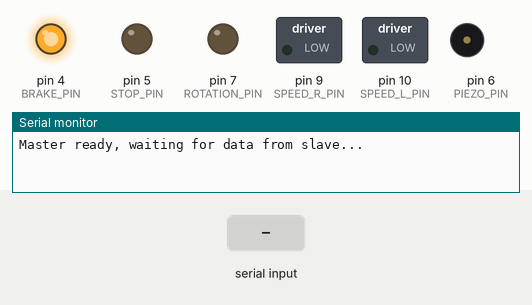
A sketch run on a simulated Arduino Uno, built with avr-gcc and run on an emulated ATmega328P. Shown: switched loads named in the sketch (green lamp = pin HIGH), output pins drawn as LEDs (lit = HIGH), buzzer (waves = sounding, pin HIGH), the last lines printed to the serial monitor. The inputs (shaded band) are chosen by the test bench.

Above: at 1.2 s.
1.3 s: "1,90\n" received over the second serial link
At 2.1 s:
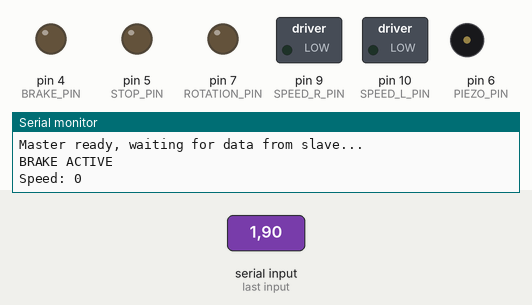
2.8 s: "90,45,200\n" received over the second serial link
At 3.2 s:
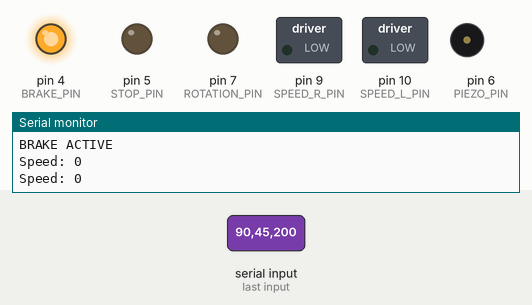
Timing chart, 0 to 5.8 s (numbered marks = the images above; inputs shaded):
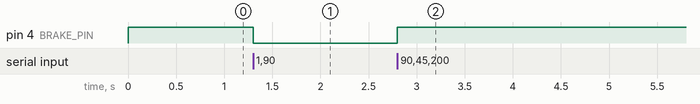

The sketch:

controller.ino
```cpp
#include <SoftwareSerial.h>

// Definitions
#define BRAKE_PIN 4                       // Controls the brakes
#define STOP_PIN 5                        // Controls the start and stop
#define PIEZO_PIN 6                       // Controls the piezo
#define ROTATION_PIN 7                    // Controls the rotation of the motor
#define STATE_PIN 8                       // Bluetooth state pin
#define SPEED_R_PIN 9                     // Controls the speed of the right motor
#define SPEED_L_PIN 10                    // Controls the speed of the left motor

// Define a struct to return multiple values of the controller message
struct ControllerMessage {
  int vrx;
  int vry;
  int button;
  int prog;
};

// Constants
const float smoothingFactorAcc = 0.05;        // Smoothing factor for gradual speed changes (acceleration)
const float smoothingFactorDec = 0.15;        // Smoothing factor for gradual speed changes (deceleration)
const unsigned long expectedInterval = 100;   // Expected interval in milliseconds

// Variables
bool connectPhone = false;                // Allow phone connection
int motorSpeedR = 0;                      // Current right motor speed
int motorSpeedL = 0;                      // Current right motor speed
int mode = 0;                             // Skateboard default mode
String controllerMessage = "";            // Controller message
ControllerMessage message;                // Controller message results
unsigned long lastReceivedTime = 0;       // Time when the last message was received
unsigned long currentTime = 0;            // Current time for connection errors

// Libraries initialization
SoftwareSerial BTSerial(2, 3);            // RX, TX
SoftwareSerial PhoneSerial(4, 5);         // RX, TX

int programming_mode() {
  // Initialize variables
  String phoneMessage = "";               // Phone message
  char p;                                 // Character variable

  // Listen to the phone
  PhoneSerial.listen();

  // Debug
  Serial.println("Entering programming mode...");

  // Then, wait until a new line character is received
  while (p != '\n') {
    // Check if phone serial is available
    if (PhoneSerial.available()) {
      // Read character
      p = PhoneSerial.read();

      // Check if character is not a new line
      if (p != '\n') {
        // Append the character to the message
        phoneMessage += p;
      }
    }
  }

  // Set the type of driving
  mode = phoneMessage.toInt();

  // Debug
  Serial.println(phoneMessage);
  Serial.println("Exiting programming mode...");

  return mode;
}

ControllerMessage get_controller_message() {
  // This boolean indicates the current status of the message
  bool message_incomplete = true;

  // Initialize the message string and the ControllerMessage struct
  String controllerMessage = "";
  ControllerMessage message;

  // Keep waiting until the message is complete
  while (message_incomplete) {
    // Set current time
    currentTime = millis();

    // If the connection with the controller is available
    if (BTSerial.available()) {
      // Register the character received
      char c = BTSerial.read();

      // Update last received time
      lastReceivedTime = currentTime;

      // If we received the end of line, the controller message is complete
      if (c == '\n') {
        // Print the message (optional)
        // Serial.println(controllerMessage);

        // Example: 1024,256,1,0
        // Find indexes of the commas
        int index1 = controllerMessage.indexOf(',');
        int index2 = controllerMessage.indexOf(',', index1 + 1);
        int index3 = controllerMessage.indexOf(',', index2 + 1);

        // Extract substrings between commas and convert them to integers
        message.vrx = controllerMessage.substring(0, index1).toInt();
        message.vry = controllerMessage.substring(index1 + 1, index2).toInt();
        message.button = controllerMessage.substring(index2 + 1, index3).toInt();
        message.prog = controllerMessage.substring(index3 + 1).toInt();

        // Message is fully received
        message_incomplete = false;
      } else {
        // Append the received character to the message
        controllerMessage += c;
      }
    }
      // Check if there is any anomaly
      /*
      if (currentTime - lastReceivedTime > 200) {
        digitalWrite(BRAKE_PIN, LOW);
        // Debug
        Serial.println("BRAKE ACTIVE");
      } else {
          digitalWrite(BRAKE_PIN, HIGH);
      }
      */
  }

  // Rteturn the message
  return message;
}

void easy_mode() {
  // Easy mode: Only VRX is considered, performance are limited
  if (message.button == 1) {
    digitalWrite(BRAKE_PIN, LOW);
    // Debug
    Serial.println("BRAKE ACTIVE");
  } else {
    digitalWrite(BRAKE_PIN, HIGH);
  }

  // Since we want to use only the upper half of the joystick we have to map it properly
  // Decellerate
  if (message.vrx <= 502) {
    // Map joystick to PWM range
    int targetSpeed = map(message.vrx, 0, 502, 0, 127);
    // Apply smoothing for gradual change in speed
    motorSpeedR = ((1 - smoothingFactorDec) * motorSpeedR) - (smoothingFactorDec * targetSpeed);
    motorSpeedL = motorSpeedR;
    // motorSpeed must be above 0
    if (motorSpeedR < 0) {motorSpeedR = 0;}
    if (motorSpeedL < 0) {motorSpeedL = 0;}
  }
  // Accellerate
  else {
    // Map joystick to PWM range
    int targetSpeed = map(message.vrx, 503, 1023, 0, 255);
    // Apply smoothing for gradual change in speed
    motorSpeedR = (smoothingFactorAcc * targetSpeed) + ((1 - smoothingFactorAcc) * motorSpeedR);
    motorSpeedL = motorSpeedR;
  }

  // Debug
  Serial.println("Speed: " + String(motorSpeedR));

  // Set motor speed
  analogWrite(SPEED_R_PIN, motorSpeedR);
  analogWrite(SPEED_L_PIN, motorSpeedL);
}
/*
void driving_mode() {
  // Easy mode: Only VRX is considered, performance are limited
  if (message.button == 1) {
    digitalWrite(BRAKE_PIN, HIGH);
    // Debug
    Serial.println("BRAKE ACTIVE");
  } else {
    digitalWrite(BRAKE_PIN, LOW);
  }

  // Decellerate
  if (message.vrx <= 502) {
    // Map joystick to PWM range
    int targetSpeed = map(message.vrx, 0, 502, 0, 127);
    // Apply smoothing for gradual change in speed
    motorSpeed = ((1 - smoothingFactorDec) * motorSpeed) - (smoothingFactorDec * targetSpeed);
    // motorSpeed must be above 0
    if (motorSpeed < 0) {motorSpeed = 0;}
  }
  // Accellerate
  else {
    // Map joystick to PWM range
    int targetSpeed = map(message.vrx, 503, 1023, 0, 255);
    // Apply smoothing for gradual change in speed
    motorSpeed = (smoothingFactorAcc * targetSpeed) + ((1 - smoothingFactorAcc) * motorSpeed);
  }

  // Debug
  Serial.println("Speed: " + String(motorSpeed));

  // Set motor speed
  analogWrite(SPEED_R_PIN, motorSpeed);
  analogWrite(SPEED_L_PIN, motorSpeed);
}
*/

void setup() {
  // Initialize Serial communications
  Serial.begin(9600);
  BTSerial.begin(38400);
  PhoneSerial.begin(9600);

  // Set pinMode of each port
  pinMode(BRAKE_PIN, OUTPUT);
  pinMode(STOP_PIN, OUTPUT);
  pinMode(PIEZO_PIN, OUTPUT);
  pinMode(ROTATION_PIN, OUTPUT);
  pinMode(SPEED_R_PIN, OUTPUT);
  pinMode(SPEED_L_PIN, OUTPUT);
  pinMode(STATE_PIN, INPUT);

  // Set the intial states
  digitalWrite(BRAKE_PIN, HIGH);
  digitalWrite(STOP_PIN, LOW);
  digitalWrite(PIEZO_PIN, LOW);
  digitalWrite(ROTATION_PIN, LOW);

  // Set motor speed
  analogWrite(SPEED_R_PIN, 0);
  analogWrite(SPEED_L_PIN, 0);

  // Start by listening to controller
  BTSerial.listen();

  // Arduino is ready for the loop
  Serial.println("Master ready, waiting for data from slave...");
}

void loop() {
  // Get the message from the controller
  message = get_controller_message();

  // Check if controller is in programming mode
  if (message.prog == 1) {
    // TODO: Check if it is working correctly
    // Select the driving mode
    mode = programming_mode();
  }

  // After checking if correct mode is selected, run motors with selected config
  switch(mode) {
    case 0:
      easy_mode();
      break;
  }
}
```

Measured:
- after the input at 1.3 s, pin 4 (BRAKE_PIN): HIGH → LOW at once
- after the input at 2.8 s, pin 4 (BRAKE_PIN): LOW → HIGH at once
